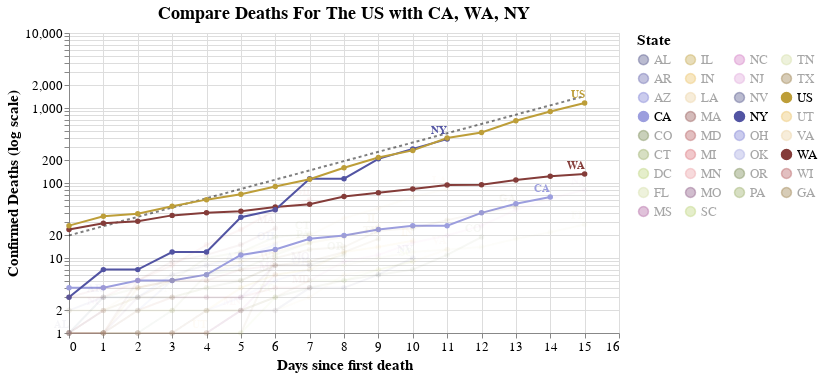

The notebook cell this image was saved under:
### Code cell
#hide_input
make_death_chart(['US'])

### Figure 1 — Vega-Lite specification as saved in the notebook (floating-point values rounded to 4 significant figures; data arrays with more than 128 entries replaced by an {"elided": "..."} marker saying what was removed)
{"config": {"view": {"continuousWidth": 400, "continuousHeight": 300}, "axis": {"labelFontSize": 13, "titleFontSize": 15}, "legend": {"labelFontSize": 13, "titleFontSize": 15}, "title": {"fontSize": 18}}, "layer": [{"mark": {"type": "line", "color": "black", "opacity": 0.5, "strokeDash": [3, 3]}, "encoding": {"x": {"type": "quantitative", "field": "Days since first death"}, "y": {"type": "quantitative", "field": "Confirmed Deaths"}}}, {"mark": {"type": "text", "align": "right", "dy": -6, "fontSize": 10, "text": "33% Daily Growth"}, "encoding": {"x": {"type": "quantitative", "field": "Days since first death"}, "y": {"type": "quantitative", "field": "Confirmed Deaths"}}, "transform": [{"filter": "(datum['Days since 100 cases'] >= 15)"}]}, {"data": {"name": "data-b0a951aed8425b7557bbe91a139dcc60"}, "mark": {"type": "line", "point": true}, "encoding": {"color": {"type": "nominal", "field": "State", "legend": {"columns": 4, "symbolLimit": 57}, "scale": {"scheme": "category20b"}}, "opacity": {"condition": {"value": 1, "selection": "selector003"}, "value": 0.05}, "tooltip": [{"type": "temporal", "field": "date"}, {"type": "nominal", "field": "State"}, {"type": "quantitative", "field": "Confirmed Cases"}, {"type": "quantitative", "field": "Confirmed Deaths"}, {"type": "quantitative", "field": "population"}, {"type": "quantitative", "field": "deaths_per_m"}, {"type": "quantitative", "field": "cases_per_m"}, {"type": "quantitative", "field": "Days since 100 cases"}, {"type": "quantitative", "field": "Days since first death"}], "x": {"type": "quantitative", "field": "Days since first death"}, "y": {"type": "quantitative", "field": "Confirmed Deaths", "scale": {"type": "log"}, "title": "Confirmed Deaths (log scale)"}}, "selection": {"selector003": {"type": "multi", "fields": ["State"], "bind": "legend", "init": [{"State": "US"}, {"State": "CA"}, {"State": "WA"}, {"State": "NY"}]}}, "width": 550}, {"data": {"name": "data-b0a951aed8425b7557bbe91a139dcc60"}, "mark": {"type": "text", "align": "right", "dy": -8, "fontWeight": "bold"}, "encoding": {"color": {"type": "nominal", "field": "State", "legend": {"columns": 4, "symbolLimit": 57}, "scale": {"scheme": "category20b"}}, "opacity": {"condition": {"value": 1, "selection": "selector003"}, "value": 0.05}, "text": {"type": "nominal", "field": "State"}, "tooltip": [{"type": "temporal", "field": "date"}, {"type": "nominal", "field": "State"}, {"type": "quantitative", "field": "Confirmed Cases"}, {"type": "quantitative", "field": "Confirmed Deaths"}, {"type": "quantitative", "field": "population"}, {"type": "quantitative", "field": "deaths_per_m"}, {"type": "quantitative", "field": "cases_per_m"}, {"type": "quantitative", "field": "Days since 100 cases"}, {"type": "quantitative", "field": "Days since first death"}], "x": {"type": "quantitative", "field": "Days since first death"}, "y": {"type": "quantitative", "field": "Confirmed Deaths", "scale": {"type": "log"}, "title": "Confirmed Deaths (log scale)"}}, "transform": [{"filter": "(datum['date'] >= 1585180800000)"}], "width": 550}], "data": {"name": "data-001afffced9677c4e78a5cb8cf506660"}, "title": "Compare Deaths For The US with CA, WA, NY", "$schema": "https://vega.github.io/schema/vega-lite/v4.0.2.json", "datasets": {"data-001afffced9677c4e78a5cb8cf506660": [{"Days since first death": 0, "Confirmed Deaths": 20.0}, {"Days since first death": 1, "Confirmed Deaths": 26.6}, {"Days since first death": 2, "Confirmed Deaths": 35.38}, {"Days since first death": 3, "Confirmed Deaths": 47.05}, {"Days since first death": 4, "Confirmed Deaths": 62.58}, {"Days since first death": 5, "Confirmed Deaths": 83.23}, {"Days since first death": 6, "Confirmed Deaths": 110.7}, {"Days since first death": 7, "Confirmed Deaths": 147.2}, {"Days since first death": 8, "Confirmed Deaths": 195.8}, {"Days since first death": 9, "Confirmed Deaths": 260.4}, {"Days since first death": 10, "Confirmed Deaths": 346.4}, {"Days since first death": 11, "Confirmed Deaths": 460.7}, {"Days since first death": 12, "Confirmed Deaths": 612.7}, {"Days since first death": 13, "Confirmed Deaths": 814.9}, {"Days since first death": 14, "Confirmed Deaths": 1084.0}, {"Days since first death": 15, "Confirmed Deaths": 1441.0}], "data-b0a951aed8425b7557bbe91a139dcc60": {"elided": "313 records"}}}
